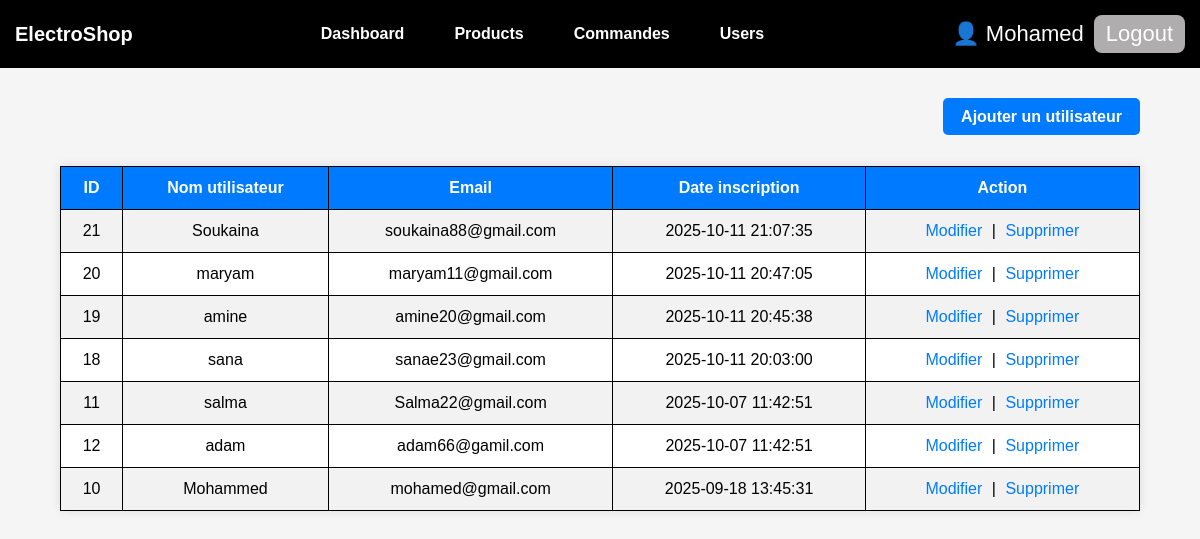
The app's page /VIEWS/ADMIN/user.php (signed in) with its own data.
### tables this page shows
CREATE TABLE `user` (
  `id` int(11) NOT NULL,
  `nom_utilisateur` varchar(100) NOT NULL,
  `email` varchar(150) NOT NULL,
  `mot_de_passe` varchar(255) NOT NULL,
  `created_at` timestamp NOT NULL DEFAULT current_timestamp()
);

### VIEWS/ADMIN/user.php (the view, shortened to what this page needs)
<?php
require_once('../../config/Database.php');
include('../../VIEWS/admin_header.php');
$sql = "SELECT * FROM user ORDER BY created_at DESC";
$result = $conn->query($sql);
$user = [];
if ($result && $result->num_rows > 0) {
    $user = $result->fetch_all(MYSQLI_ASSOC);
}
?>
<!DOCTYPE html>
<html lang="fr">
<head>
</head>
<body>
<div class="container">
    <a href="ajouter_user.php" class="add-btn">Ajouter un utilisateur</a>
</div>
<table>
  <tr>
    <th>ID</th>
    <th>Nom utilisateur</th>
    <th>Email</th>
    <th>Date inscription</th>
    <th>Action</th>
  </tr>
  <?php if (!empty($user)) : ?>
      <?php foreach ($user as $u): ?>
          <tr>
            <td><?= $u['id'] ?></td>
            <td><?= $u['nom_utilisateur'] ?></td>
            <td><?= $u['email'] ?></td>
            <td><?= $u['created_at'] ?></td>
            <td>
                <a href="modifier_user.php?id=<?= $u['id'] ?>" class="action-btn">Modifier</a> |
                <a href="supprimer_user.php?id=<?= $u['id'] ?>" class="action-btn" onclick="return confirm('Voulez-vous vraiment supprimer cet utilisateur ?');">Supprimer</a>
            </td>
          </tr>
      <?php endforeach; ?>
  <?php else: ?>
      <tr><td colspan="5">Aucun utilisateur trouvé</td></tr>
  <?php endif; ?>
</table>
</body>
</html>

### VIEWS/ADMIN/user.php (style rules this page uses)
body { font-family: Arial, sans-serif; background-color: #f5f5f5; margin: 0; padding: 0; }
.container { width: 90%; margin: 40px auto; text-align: right; }
.add-btn { background-color: #007BFF; color: white; padding: 10px 18px; border-radius: 5px; text-decoration: none; font-weight: bold; transition: 0.3s; }
table { width: 90%; margin: 20px auto; border-collapse: collapse; background-color: #fff; box-shadow: 0 0 10px rgba(0,0,0,0.1); }
th, td { border: 1px solid black; padding: 12px; text-align: center; }
th { background-color: #007BFF; color: #fff; }
tr:nth-child(even) { background-color: #f2f2f2; }
a.action-btn { color: #007BFF; text-decoration: none; margin: 0 5px; }

### records on screen
user: id "21", nom_utilisateur "Soukaina", email "soukaina88@gmail.com", created_at "2025-10-11 21:07:35"
user: id "20", nom_utilisateur "maryam", email "maryam11@gmail.com", created_at "2025-10-11 20:47:05"
user: id "19", nom_utilisateur "amine", email "amine20@gmail.com", created_at "2025-10-11 20:45:38"
user: id "18", nom_utilisateur "sana", email "sanae23@gmail.com", created_at "2025-10-11 20:03:00"
user: id "11", nom_utilisateur "salma", email "Salma22@gmail.com", created_at "2025-10-07 11:42:51"
user: id "12", nom_utilisateur "adam", email "adam66@gamil.com", created_at "2025-10-07 11:42:51"
user: id "10", nom_utilisateur "Mohammed", email "mohamed@gmail.com", created_at "2025-09-18 13:45:31"

### other values on screen
$admin_name "Mohamed"
